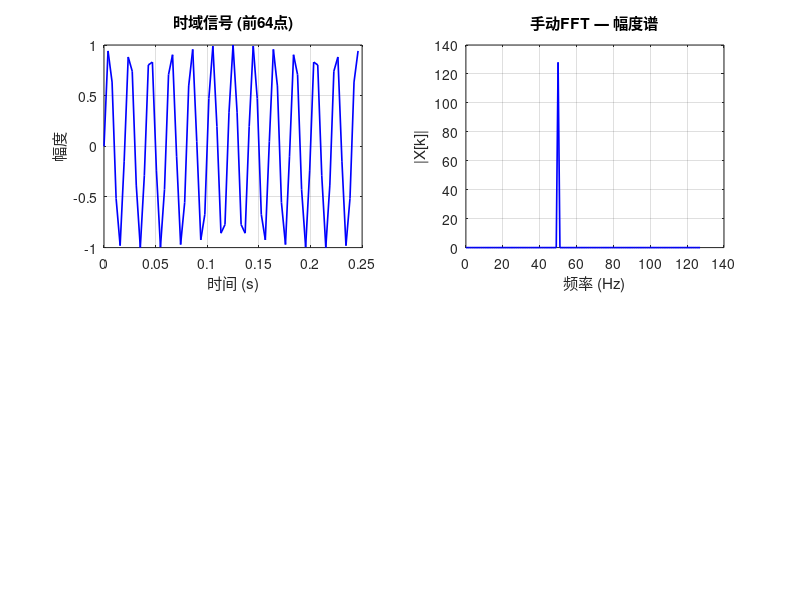

The MATLAB source for this figure: (Note: this script raises an error after producing the figure.)
clear; clc; close all;

%% 1. 主函数：手动蝶形 FFT

function X = my_fft_dit2(x)
    % 确保输入为行向量
    is_col = iscolumn(x);
    x = x(:).';  % 转为行向量便于处理

    N = length(x);

    % 检查 N 是否为 2 的幂
    if bitand(N, N-1) ~= 0
        error('输入长度 N 必须为 2 的幂。当前 N = %d', N);
    end

    num_bits = log2(N);

    %% 步骤 1: 位反转重排 (Bit-Reversal Permutation)
    % 目的：将输入数据按位反转顺序重新排列，以便后续蝶形运算可以原位进行
    X = x;  % 复制输入，后续在原位计算
    for i = 0:N-1
        % 位反转：将 i 的二进制表示反转
        rev_i = bit_reverse(i, num_bits);

        % 只交换一次（当 i < rev_i 时交换，避免重复）
        if i < rev_i
            % MATLAB 索引从 1 开始
            tmp = X(i + 1);
            X(i + 1) = X(rev_i + 1);
            X(rev_i + 1) = tmp;
        end
    end

    %% 步骤 2: 逐级蝶形运算
    % 共 log2(N) 级，每级处理不同大小的蝶形
    for stage = 1:num_bits
        sub_dft_len = 2^stage;       % 当前级每个子 DFT 的长度
        half_len    = sub_dft_len / 2; % 蝶形跨度（上下支路的距离）

        % 对当前级的所有旋转因子组
        for k = 0:half_len-1
            % ---- 计算旋转因子 W_N^k = exp(-1j * 2*pi*k / sub_dft_len) ----
            W = exp(-1j * 2 * pi * k / sub_dft_len);

            % 对当前旋转因子覆盖的所有蝶形对
            for start_idx = k : sub_dft_len : N-1
                top    = start_idx + 1;           % 上位位置 (MATLAB 1-indexed)
                bottom = start_idx + half_len + 1; % 下位位置

                % ====== 蝶形运算核心 ======
                %  temp     = W * X(bottom)
                %  X(bottom) = X(top) - temp   (下支路：差值)
                %  X(top)    = X(top) + temp   (上支路：和值)
                temp = W * X(bottom);

                X_bottom_new = X(top) - temp;
                X_top_new    = X(top) + temp;

                X(top)    = X_top_new;
                X(bottom) = X_bottom_new;
            end
        end
    end

    % 恢复原始维度
    if is_col
        X = X(:);
    end
end

%% 2. 辅助函数：位反转

function rev = bit_reverse(n, num_bits)
    rev = 0;
    for bit = 0:num_bits-1
        if bitand(n, bitshift(1, bit))
            rev = bitor(rev, bitshift(1, num_bits - 1 - bit));
        end
    end
end

%% 3. 手动蝶形 IFFT

function y = my_ifft_dit2(X)
    N = length(X);
    y = conj(my_fft_dit2(conj(X))) / N;
end

%% 4. 可视化蝶形数据流图

function plot_butterfly_diagram(N)
    figure('Name', sprintf('FFT 蝶形数据流图 (N=%d)', N), 'NumberTitle', 'off');
    hold on;
    title(sprintf('基-2 DIT FFT 蝶形数据流图 (N = %d)', N), 'FontSize', 14);
    axis off;

    num_bits = log2(N);

    % 每级之间的水平间距
    dx = 2;
    % 节点之间的垂直间距
    dy = 1;

    % 存储节点位置 (列号, 行号)
    % node_pos(stage+1, node_index) = [x, y]，stage 从 0(输入) 到 num_bits(输出)
    node_pos = cell(num_bits + 1, N);

    % 输入节点位置（stage 0）
    for i = 0:N-1
        rev_i = bit_reverse(i, num_bits);
        node_pos{1, i+1} = [0, -(N-1-rev_i)*dy];
    end

    % 各阶段节点位置
    for stage = 1:num_bits
        for i = 0:N-1
            node_pos{stage+1, i+1} = [stage*dx, -(N-1-i)*dy];
        end
    end

    % 绘制节点和连线
    for stage = 1:num_bits
        sub_dft_len = 2^stage;
        half_len = sub_dft_len / 2;

        for k = 0:half_len-1
            for start_idx = k : sub_dft_len : N-1
                top_idx    = start_idx;
                bottom_idx = start_idx + half_len;

                % 上一级的节点位置
                prev_top    = node_pos{stage, top_idx+1};
                prev_bottom = node_pos{stage, bottom_idx+1};

                % 当前级的节点位置
                curr_top    = node_pos{stage+1, top_idx+1};
                curr_bottom = node_pos{stage+1, bottom_idx+1};

                % 画连线：上和
                plot([prev_top(1), curr_top(1)], [prev_top(2), curr_top(2)], ...
                     'b-', 'LineWidth', 1);
                % 画连线：上到下
                plot([prev_top(1), curr_bottom(1)], [prev_top(2), curr_bottom(2)], ...
                     'b-', 'LineWidth', 1);
                % 画连线：下到上（经过旋转因子）
                plot([prev_bottom(1), curr_top(1)], [prev_bottom(2), curr_top(2)], ...
                     'r--', 'LineWidth', 1);
                % 画连线：下和下
                plot([prev_bottom(1), curr_bottom(1)], [prev_bottom(2), curr_bottom(2)], ...
                     'r--', 'LineWidth', 1);

                % 标注旋转因子
                mid_x = (prev_bottom(1) + curr_top(1)) / 2 + 0.3;
                mid_y = (prev_bottom(2) + curr_top(2)) / 2;
                text(mid_x, mid_y, sprintf('W_%d^{%d}', sub_dft_len, k), ...
                     'FontSize', 8, 'Color', 'r');
            end
        end
    end

    % 绘制节点圆圈
    for stage = 0:num_bits
        for i = 0:N-1
            pos = node_pos{stage+1, i+1};
            plot(pos(1), pos(2), 'ko', 'MarkerSize', 6, 'MarkerFaceColor', 'w');
            if stage == 0
                text(pos(1)-0.5, pos(2), sprintf('x[%d]', i), ...
                     'FontSize', 9, 'HorizontalAlignment', 'right');
            elseif stage == num_bits
                text(pos(1)+0.5, pos(2), sprintf('X[%d]', i), ...
                     'FontSize', 9, 'HorizontalAlignment', 'left');
            end
        end
    end

    % 标注级数
    for stage = 0:num_bits
        if stage == 0
            text(stage*dx, (N-1)*dy/2 + 1, '输入\n(位反转后)', ...
                 'FontSize', 10, 'HorizontalAlignment', 'center', 'FontWeight', 'bold');
        elseif stage == num_bits
            text(stage*dx, (N-1)*dy/2 + 1, '输出', ...
                 'FontSize', 10, 'HorizontalAlignment', 'center', 'FontWeight', 'bold');
        else
            text(stage*dx, (N-1)*dy/2 + 1.5, sprintf('第 %d 级', stage), ...
                 'FontSize', 10, 'HorizontalAlignment', 'center', 'FontWeight', 'bold');
        end
    end

    hold off;
end

%% 5. 测试与验证

fprintf('=============================================================\n');
fprintf('     基于蝶形运算的基-2 DIT FFT 手动实现 — 测试与验证\n');
fprintf('=============================================================\n\n');

%% 测试 1: 单频正弦信号
fprintf('【测试 1】单频正弦信号: x[n] = sin(2π·50·n/fs)\n');
fs = 256;           % 采样率
N1 = 256;           % FFT 点数 (2^8)
t1 = (0:N1-1) / fs;
f_sig = 50;         % 信号频率
x1 = sin(2 * pi * f_sig * t1);

% 手动 FFT
X1_manual = my_fft_dit2(x1);
% MATLAB 内置 FFT
X1_builtin = fft(x1);

% 比较
err1 = max(abs(X1_manual - X1_builtin));
fprintf('  最大绝对误差: %.2e\n', err1);

% 绘图
figure('Name', '测试1：单频正弦信号', 'NumberTitle', 'off');

subplot(2,2,1);
plot(t1(1:min(64,end)), x1(1:min(64,end)), 'b-', 'LineWidth', 1.2);
xlabel('时间 (s)'); ylabel('幅度');
title('时域信号 (前64点)'); grid on;

freq1 = (0:N1-1) * fs / N1;
subplot(2,2,2);
plot(freq1(1:N1/2), abs(X1_manual(1:N1/2)), 'b-', 'LineWidth', 1.2);
xlabel('频率 (Hz)'); ylabel('|X[k]|');
title('手动FFT — 幅度谱'); grid on;
xline(f_sig, 'r--', sprintf('f=%dHz', f_sig));

subplot(2,2,3);
plot(freq1(1:N1/2), abs(X1_builtin(1:N1/2)), 'r-', 'LineWidth', 1.2);
xlabel('频率 (Hz)'); ylabel('|X[k]|');
title('MATLAB内置FFT — 幅度谱'); grid on;

subplot(2,2,4);
plot(freq1(1:N1/2), abs(X1_manual(1:N1/2)) - abs(X1_builtin(1:N1/2)), 'k-', 'LineWidth', 1.2);
xlabel('频率 (Hz)'); ylabel('差值');
title('幅度谱差异'); grid on;

sgtitle('测试1：单频正弦信号 — 手动FFT vs 内置FFT');

%% 测试 2: 多频叠加信号
fprintf('\n【测试 2】多频叠加信号: x[n] = sin + cos + 0.5*sin\n');
N2 = 512;
t2 = (0:N2-1) / 1000;
x2 = sin(2*pi*50*t2) + cos(2*pi*120*t2) + 0.5*sin(2*pi*200*t2);

X2_manual = my_fft_dit2(x2);
X2_builtin = fft(x2);
err2 = max(abs(X2_manual - X2_builtin));
fprintf('  最大绝对误差: %.2e\n', err2);

figure('Name', '测试2：多频叠加信号', 'NumberTitle', 'off');

subplot(2,1,1);
plot(t2(1:200), x2(1:200), 'b-', 'LineWidth', 1);
xlabel('时间 (s)'); ylabel('幅度');
title('时域信号 (前200点)'); grid on;

freq2 = (0:N2-1) * 1000 / N2;
subplot(2,1,2);
plot(freq2(1:N2/2), abs(X2_manual(1:N2/2)), 'b-', 'LineWidth', 1.2);
hold on;
plot(freq2(1:N2/2), abs(X2_builtin(1:N2/2)), 'r--', 'LineWidth', 1);
xlabel('频率 (Hz)'); ylabel('|X[k]|');
title('幅度谱对比 (蓝:手动, 红:内置)'); grid on;
xline([50, 120, 200], 'k--', {'50Hz','120Hz','200Hz'});
legend('手动FFT', '内置FFT', 'Location', 'best');

sgtitle('测试2：多频叠加信号验证');

%% 测试 3: 矩形脉冲（验证频谱形状）
fprintf('\n【测试 3】矩形脉冲信号\n');
N3 = 256;
x3 = [ones(1, 32), zeros(1, N3-32)];  % 宽度32的矩形脉冲

X3_manual = my_fft_dit2(x3);
X3_builtin = fft(x3);
err3 = max(abs(X3_manual - X3_builtin));
fprintf('  最大绝对误差: %.2e\n', err3);

figure('Name', '测试3：矩形脉冲', 'NumberTitle', 'off');

subplot(2,2,1);
stem(0:N3-1, x3, 'b.', 'MarkerSize', 4);
xlabel('n'); ylabel('x[n]');
title('矩形脉冲 (宽度=32)'); grid on;
xlim([0, N3-1]);

subplot(2,2,2);
freq3 = (0:N3-1) / N3;
plot(freq3, abs(X3_manual), 'b-', 'LineWidth', 1.2);
xlabel('归一化频率'); ylabel('|X[k]|');
title('手动FFT幅度谱'); grid on;

subplot(2,2,3);
plot(freq3, angle(X3_manual), 'b-', 'LineWidth', 1);
xlabel('归一化频率'); ylabel('相位 (rad)');
title('手动FFT相位谱'); grid on;

subplot(2,2,4);
plot(freq3, abs(X3_manual) - abs(X3_builtin), 'k-', 'LineWidth', 1.2);
xlabel('归一化频率'); ylabel('差值');
title('与内置FFT幅度谱差异'); grid on;

sgtitle('测试3：矩形脉冲信号验证');

%% 测试 4: IFFT 验证（正变换+逆变换 = 原始信号）
fprintf('\n【测试 4】正变换 → 逆变换 还原验证\n');
N4 = 128;
x4 = randn(1, N4) + 1j * randn(1, N4) * 0.5;  % 复数随机信号

X4 = my_fft_dit2(x4);       % 正变换
x4_recovered = my_ifft_dit2(X4);  % 逆变换

err4 = max(abs(x4 - x4_recovered));
fprintf('  正变换→逆变换 最大还原误差: %.2e\n', err4);

%% 测试 5: 不同 N 值的精度测试
fprintf('\n【测试 5】不同 N 值的精度测试\n');
N_values = [8, 16, 32, 64, 128, 256, 512, 1024];
fprintf('  %6s  %12s\n', 'N', '最大误差');
fprintf('  ------  ------------\n');
for n_val = N_values
    x_test = randn(1, n_val);
    X_man = my_fft_dit2(x_test);
    X_builtin = fft(x_test);
    err = max(abs(X_man - X_builtin));
    fprintf('  %6d  %12.2e\n', n_val, err);
end

%% 测试 6: 蝶形数据流图绘制 (N=8)
fprintf('\n【测试 6】绘制蝶形数据流图 (N=8)\n');
plot_butterfly_diagram(8);

%% 测试 7: 性能对比
fprintf('\n【测试 7】性能对比 (N=4096)\n');
N_perf = 4096;
x_perf = randn(1, N_perf) + 1j * randn(1, N_perf);

% 手动实现
tic;
X_man_perf = my_fft_dit2(x_perf);
t_manual = toc;

% MATLAB 内置
tic;
X_builtin_perf = fft(x_perf);
t_builtin = toc;

fprintf('  手动蝶形FFT耗时: %.4f 秒\n', t_manual);
fprintf('  MATLAB内置FFT耗时: %.4f 秒\n', t_builtin);
fprintf('  误差: %.2e\n', max(abs(X_man_perf - X_builtin_perf)));
fprintf('  (MATLAB内置FFT使用高度优化的FFTW库，速度更快属正常)\n');

%% 6. 逐级蝶形过程详细演示 (N=8)

fprintf('\n=============================================================\n');
fprintf('     N=8 逐级蝶形运算过程演示\n');
fprintf('=============================================================\n\n');

x_demo = [1, 2, 3, 4, 5, 6, 7, 8];
fprintf('输入序列 x[n]: ');
fprintf('%d  ', x_demo);
fprintf('\n\n');

% ---- 位反转 ----
num_bits_demo = 3;  % log2(8)
X_demo = x_demo;
fprintf('--- 位反转重排 ---\n');
for i = 0:7
    rev_i = bit_reverse(i, num_bits_demo);
    if i < rev_i
        tmp = X_demo(i+1);
        X_demo(i+1) = X_demo(rev_i+1);
        X_demo(rev_i+1) = tmp;
        fprintf('  交换 x[%d] ↔ x[%d]\n', i, rev_i);
    end
end
fprintf('位反转后: ');
fprintf('%.1f  ', X_demo);
fprintf('\n\n');

% ---- 逐级蝶形 ----
for stage = 1:num_bits_demo
    sub_dft_len = 2^stage;
    half_len = sub_dft_len / 2;
    fprintf('--- 第 %d 级 (子DFT长度=%d, 跨度=%d) ---\n', stage, sub_dft_len, half_len);

    for k = 0:half_len-1
        W = exp(-1j * 2 * pi * k / sub_dft_len);
        fprintf('  旋转因子 W_%d^%d = %.3f + j(%.3f)\n', ...
                sub_dft_len, k, real(W), imag(W));

        for start_idx = k : sub_dft_len : 7
            top = start_idx + 1;
            bottom = start_idx + half_len + 1;
            fprintf('    蝶形对: x[%d], x[%d] → ', start_idx, start_idx+half_len);

            temp = W * X_demo(bottom);
            X_bot_new = X_demo(top) - temp;
            X_top_new = X_demo(top) + temp;

            X_demo(top) = X_top_new;
            X_demo(bottom) = X_bot_new;
            fprintf('x[%d]=%.3f%+.3fj, x[%d]=%.3f%+.3fj\n', ...
                    start_idx, real(X_top_new), imag(X_top_new), ...
                    start_idx+half_len, real(X_bot_new), imag(X_bot_new));
        end
    end
    fprintf('  第 %d 级结果: ', stage);
    fprintf('%.2f%+.2fj  ', [real(X_demo); imag(X_demo)]);
    fprintf('\n\n');
end

% 与 MATLAB 内置对比
X_builtin_demo = fft(x_demo);
fprintf('手动FFT结果:    ');
fprintf('%.2f%+.2fj  ', [real(X_demo); imag(X_demo)]);
fprintf('\n');
fprintf('MATLAB内置FFT:  ');
fprintf('%.2f%+.2fj  ', [real(X_builtin_demo); imag(X_builtin_demo)]);
fprintf('\n');
fprintf('差异:           ');
fprintf('%.2e       ', abs(X_demo - X_builtin_demo));
fprintf('\n\n');

%% 7. 复杂度验证

fprintf('=============================================================\n');
fprintf('     复杂度验证\n');
fprintf('=============================================================\n\n');

% 计算复数乘法的理论值 vs 实际运算次数
% 蝶形FFT的复数乘法次数 = (N/2) * log2(N)
fprintf('理论复数乘法次数 (N/2)*log2(N):\n');
for n_val = [8, 16, 32, 64, 128, 256, 512, 1024]
    mult_theory = (n_val/2) * log2(n_val);
    add_theory  = n_val * log2(n_val);
    fprintf('  N=%4d: 乘法=%6.0f  加法=%6.0f   直接DFT乘法=%7.0f\n', ...
            n_val, mult_theory, add_theory, n_val^2);
end
fprintf('\n');

fprintf('=========================== 测试完成 ===========================\n');
